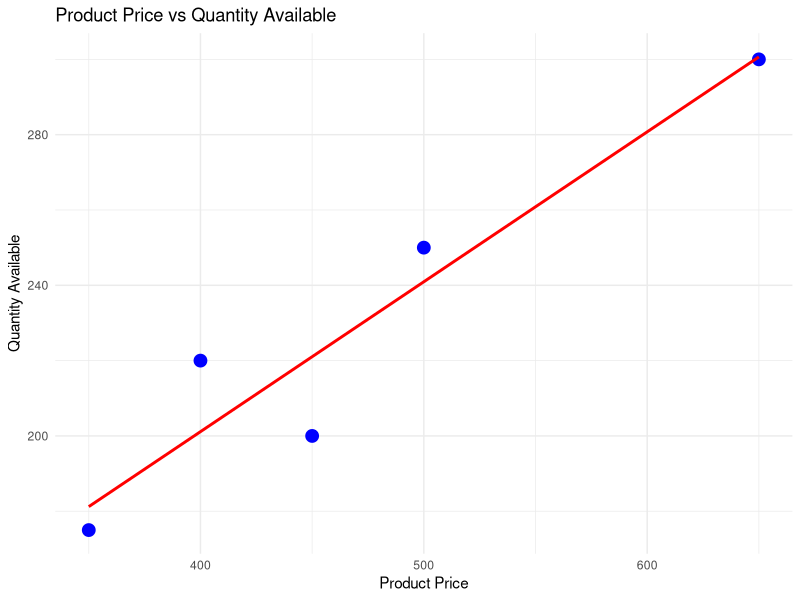

Recreate this plot in R.
library(ggplot2)

# Product Inventory Data
inventory <- data.frame(
  ProductName = c("Product A","Product B","Product C","Product D","Product E"),
  Price = c(500,350,650,450,400),
  Quantity = c(250,175,300,200,220)
)

# Scatter Plot
ggplot(inventory,
       aes(x = Price, y = Quantity)) +
  geom_point(size = 4, color = "blue") +
  geom_smooth(method = "lm", se = FALSE, color = "red") +
  labs(
    title = "Product Price vs Quantity Available",
    x = "Product Price",
    y = "Quantity Available"
  ) +
  theme_minimal()

# Correlation
cor(inventory$Price, inventory$Quantity)
